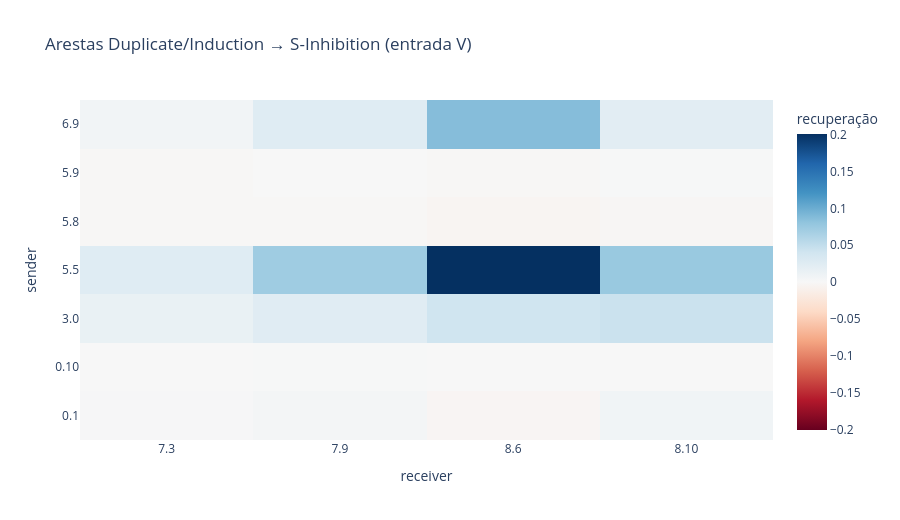

Here is the notebook cell this chart was saved with:
### Markdown cell above
## 2. Isolando sender → receiver

No path patching direto, calculamos a escrita `limpa − corrompida` da sender e a adicionamos somente à entrada de uma receiver. Os demais readers continuam vendo a sender corrompida.

Testaremos duas famílias de arestas:

- Duplicate/Induction → S-Inhibition pela entrada **V**;
- S-Inhibition → Name Movers pela entrada **Q**.

Cada célula dos mapas abaixo é uma intervenção em uma única aresta.

### Code cell
# As colunas serão as S-Inhibition receivers; as linhas reutilizam as senders upstream definidas acima.
s_inhibition_receivers = CIRCUIT["s2 inhibition"]
upstream_to_s_inhibition = torch.zeros(
    len(upstream_senders),
    len(s_inhibition_receivers),
    device=device,
)

# Para cada sender, a rotina calcula seu efeito direto sobre todas as receivers pela entrada V.
with torch.no_grad():
    for sender_index, (source_layer, source_head) in enumerate(upstream_senders):
        all_receivers = patching.get_act_patch_direct_path(
            model=model,
            corrupted_tokens=corrupted_tokens,
            clean_cache=clean_cache,
            corrupted_cache=corrupted_cache,
            patching_metric=ioi_metric,
            src_layer=source_layer,
            src_head=source_head,
            component="v",
            verbose=False,
        )
        # A tupla `(layer, head)` indexa a receiver; guardamos apenas as quatro da hipótese de circuito.
        for receiver_index, receiver in enumerate(s_inhibition_receivers):
            upstream_to_s_inhibition[sender_index, receiver_index] = all_receivers[receiver]

# O mapa (sender, receiver) prepara a comparação com o próximo estágio, S-Inhibition → Name Movers.
figure = go.Figure(
    data=go.Heatmap(
        z=upstream_to_s_inhibition.detach().cpu().numpy(),
        x=[f"{layer}.{head}" for layer, head in s_inhibition_receivers],
        y=[f"{layer}.{head}" for layer, head in upstream_senders],
        colorscale="RdBu",
        zmid=0,
        colorbar_title="recuperação",
        hovertemplate="sender=%{y}<br>receiver=%{x}<br>recuperação=%{z:.3f}<extra></extra>",
    )
)
figure.update_layout(
    title="Arestas Duplicate/Induction → S-Inhibition (entrada V)",
    xaxis_title="receiver",
    yaxis_title="sender",
    height=520,
)
figure.show()

### Figure 1 — Plotly figure (JSON) as saved in the notebook; plotly's stock layout.template omitted (floating-point values rounded to 4 significant figures)
{"data": [{"colorbar": {"title": {"text": "recuperação"}}, "colorscale": [[0, "rgb(103,0,31)"], [0.1, "rgb(178,24,43)"], [0.2, "rgb(214,96,77)"], [0.3, "rgb(244,165,130)"], [0.4, "rgb(253,219,199)"], [0.5, "rgb(247,247,247)"], [0.6, "rgb(209,229,240)"], [0.7, "rgb(146,197,222)"], [0.8, "rgb(67,147,195)"], [0.9, "rgb(33,102,172)"], [1, "rgb(5,48,97)"]], "hovertemplate": "sender=%{y}<br>receiver=%{x}<br>recuperação=%{z:.3f}<extra></extra>", "type": "heatmap", "x": ["7.3", "7.9", "8.6", "8.10"], "y": ["0.1", "0.10", "3.0", "5.5", "5.8", "5.9", "6.9"], "z": [[0.00151, 0.004102, -0.003668, 0.007086], [5.068e-06, 0.001025, -1.081e-05, 0.0004593], [0.01449, 0.02441, 0.04057, 0.0442], [0.02504, 0.07191, 0.2008, 0.07566], [-0.001511, -0.001313, -0.00442, -0.002459], [-0.001812, 0.0005007, -0.001592, 0.0006936], [0.006788, 0.02544, 0.08648, 0.02232]], "zmid": 0}], "layout": {"height": 520, "title": {"text": "Arestas Duplicate/Induction → S-Inhibition (entrada V)"}, "xaxis": {"title": {"text": "receiver"}}, "yaxis": {"title": {"text": "sender"}}}}
